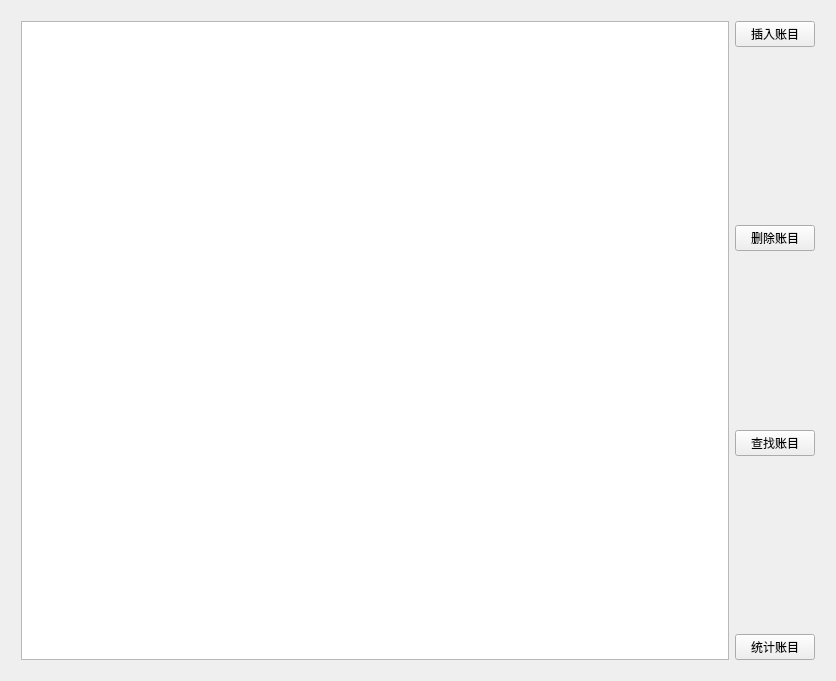
<?xml version="1.0" encoding="UTF-8"?>
<ui version="4.0">
 <class>MainWindow</class>
 <widget class="QWidget" name="MainWindow">
  <property name="geometry">
   <rect>
    <x>0</x>
    <y>0</y>
    <width>836</width>
    <height>681</height>
   </rect>
  </property>
  <property name="windowTitle">
   <string>MainWindow</string>
  </property>
  <layout class="QGridLayout" name="gridLayout_2">
   <item row="0" column="0">
    <layout class="QGridLayout" name="gridLayout">
     <property name="sizeConstraint">
      <enum>QLayout::SetNoConstraint</enum>
     </property>
     <property name="leftMargin">
      <number>10</number>
     </property>
     <property name="topMargin">
      <number>10</number>
     </property>
     <property name="rightMargin">
      <number>10</number>
     </property>
     <property name="bottomMargin">
      <number>10</number>
     </property>
     <item row="4" column="1">
      <widget class="QPushButton" name="FindButton">
       <property name="text">
        <string>查找账目</string>
       </property>
       <property name="checkable">
        <bool>true</bool>
       </property>
      </widget>
     </item>
     <item row="0" column="0" rowspan="7">
      <widget class="QTableView" name="tableView">
       <property name="sizePolicy">
        <sizepolicy hsizetype="Expanding" vsizetype="Expanding">
         <horstretch>0</horstretch>
         <verstretch>5</verstretch>
        </sizepolicy>
       </property>
      </widget>
     </item>
     <item row="6" column="1">
      <widget class="QPushButton" name="CalcButton">
       <property name="text">
        <string>统计账目</string>
       </property>
       <property name="checkable">
        <bool>true</bool>
       </property>
      </widget>
     </item>
     <item row="0" column="1">
      <widget class="QPushButton" name="InsertButton">
       <property name="text">
        <string>插入账目</string>
       </property>
       <property name="checkable">
        <bool>true</bool>
       </property>
      </widget>
     </item>
     <item row="2" column="1">
      <widget class="QPushButton" name="DeleteButton">
       <property name="text">
        <string>删除账目</string>
       </property>
       <property name="checkable">
        <bool>true</bool>
       </property>
      </widget>
     </item>
     <item row="3" column="1">
      <spacer name="verticalSpacer_2">
       <property name="orientation">
        <enum>Qt::Vertical</enum>
       </property>
       <property name="sizeHint" stdset="0">
        <size>
         <width>20</width>
         <height>40</height>
        </size>
       </property>
      </spacer>
     </item>
     <item row="1" column="1">
      <spacer name="verticalSpacer">
       <property name="orientation">
        <enum>Qt::Vertical</enum>
       </property>
       <property name="sizeHint" stdset="0">
        <size>
         <width>20</width>
         <height>40</height>
        </size>
       </property>
      </spacer>
     </item>
     <item row="5" column="1">
      <spacer name="verticalSpacer_3">
       <property name="orientation">
        <enum>Qt::Vertical</enum>
       </property>
       <property name="sizeHint" stdset="0">
        <size>
         <width>20</width>
         <height>40</height>
        </size>
       </property>
      </spacer>
     </item>
    </layout>
   </item>
  </layout>
 </widget>
 <layoutdefault spacing="6" margin="11"/>
 <resources/>
 <connections/>
</ui>
